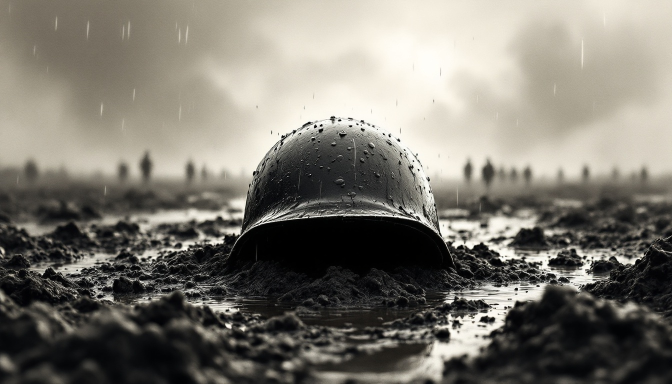
#> input picture the-line/generation/v2/heroes/M1.jpg, 1344 x 768 px, given in place of R01.jpg, which was not available (shown at 1/2 size)
$ python v2_postprocess.py
#> lines starting #> are read from the running program, lines starting #| are printed output that depends on the picture; pictures that were not available may be replaced by others from this repository, and a replacement may not be noted
#!/usr/bin/env python3
"""V2 post-processing: heroes -> true-grayscale normalized finals.

Adapted from postprocess_finals.py. Picks the curated hero file per shot
(_r2 re-roll where that won), collapses to exact R=G=B grayscale, autocontrast
(1% cutoff), saves to v2/finals/<ID>.jpg, then reloads and verifies channel
divergence <= 2 (JPEG quantization epsilon).
"""
import os
import sys
from PIL import Image, ImageOps, ImageChops

V2 = os.path.join(os.path.dirname(os.path.dirname(os.path.abspath(__file__))), "v2")
HEROES = os.path.join(V2, "heroes")
FINALS = os.path.join(V2, "finals")

RE_ROLL_WINNERS = {"R09", "R10", "R11", "R23", "R25", "M5"}
SHOTS = [f"R{n:02d}" for n in range(1, 29)] + [f"M{n}" for n in range(1, 6)]


def divergence(img):
    r, g, b = img.split()
    mx = ImageChops.lighter(ImageChops.lighter(r, g), b)
    mn = ImageChops.darker(ImageChops.darker(r, g), b)
    return ImageChops.difference(mx, mn).getextrema()[1]


def main():
    os.makedirs(FINALS, exist_ok=True)
    bad = []
    for sid in SHOTS:
        suffix = "_r2" if sid in RE_ROLL_WINNERS else ""
        src = os.path.join(HEROES, f"{sid}{suffix}.jpg")
        gray = ImageOps.autocontrast(ImageOps.grayscale(Image.open(src).convert("RGB")), cutoff=1)
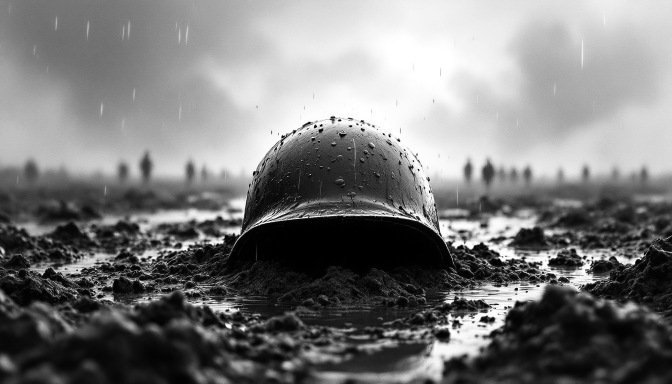
#> gray: PIL image 1344x768 L (shown at 1/2 size); min 0, max 255, mean 121.8
        dest = os.path.join(FINALS, f"{sid}.jpg")
        Image.merge("RGB", (gray,) * 3).save(dest, quality=95)
        d = divergence(Image.open(dest).convert("RGB"))
#> d = 0
        ok = d <= 2
#> ok = True
        if not ok:
            bad.append(sid)
        print(f"[{sid}] {os.path.basename(src)} -> finals/{sid}.jpg | divergence={d} | {'OK' if ok else 'FAIL'}")
#| [R01] R01.jpg -> finals/R01.jpg | divergence=0 | OK
#> pass 2 of the loop in main, `for sid in SHOTS:`:
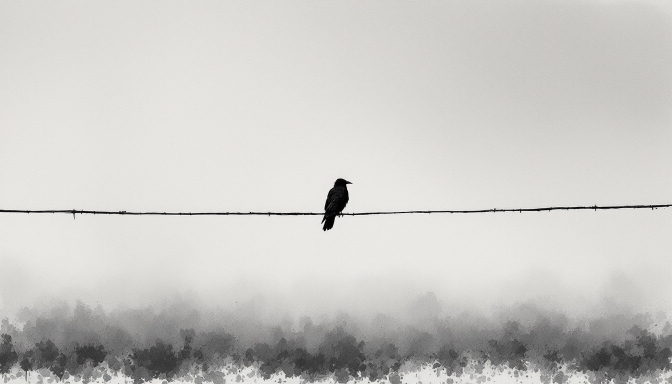
#> input picture the-line/generation/v2/heroes/M2.jpg, 1344 x 768 px, given in place of R02.jpg, which was not available (shown at 1/2 size)
#> in main, `gray = ImageOps.autocontrast(ImageOps.grayscale(Image.open(src).conver..`:
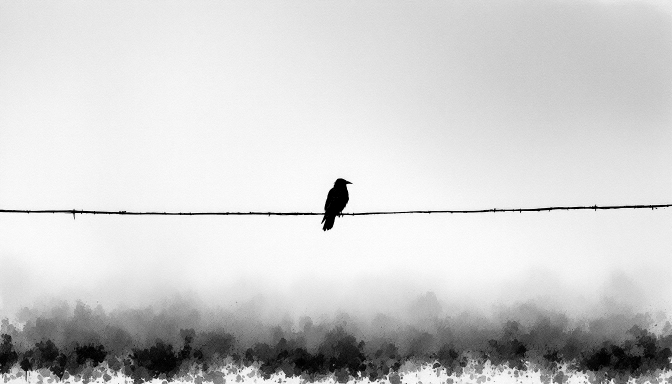
#> gray: PIL image 1344x768 L (shown at 1/2 size); min 0, max 255, mean 207.1
#| [R02] R02.jpg -> finals/R02.jpg | divergence=0 | OK
    if bad:
        print("FAILED:", bad, file=sys.stderr)
        sys.exit(1)
    print(f"All {len(SHOTS)} finals verified true grayscale (divergence <= 2/255).")


if __name__ == "__main__":
#> (the run stopped early here; a loop or call above may not have finished)
